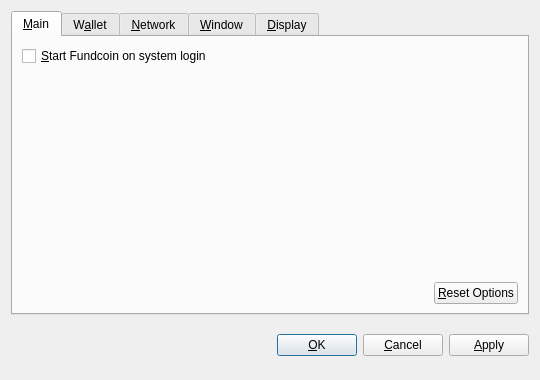
<?xml version="1.0" encoding="UTF-8"?>
<ui version="4.0">
 <class>OptionsDialog</class>
 <widget class="QDialog" name="OptionsDialog">
  <property name="geometry">
   <rect>
    <x>0</x>
    <y>0</y>
    <width>540</width>
    <height>380</height>
   </rect>
  </property>
  <property name="windowTitle">
   <string>Options</string>
  </property>
  <property name="modal">
   <bool>true</bool>
  </property>
  <layout class="QVBoxLayout" name="verticalLayout">
   <item>
    <widget class="QTabWidget" name="tabWidget">
     <property name="tabPosition">
      <enum>QTabWidget::North</enum>
     </property>
     <property name="currentIndex">
      <number>0</number>
     </property>
     <widget class="QWidget" name="tabMain">
      <attribute name="title">
       <string>&amp;Main</string>
      </attribute>
      <layout class="QVBoxLayout" name="verticalLayout_Main">
       <item>
        <widget class="QCheckBox" name="bitcoinAtStartup">
         <property name="toolTip">
          <string>Automatically start Fundcoin after logging in to the system.</string>
         </property>
         <property name="text">
          <string>&amp;Start Fundcoin on system login</string>
         </property>
        </widget>
       </item>
       <item>
        <spacer name="verticalSpacer_Main">
         <property name="orientation">
          <enum>Qt::Vertical</enum>
         </property>
         <property name="sizeHint" stdset="0">
          <size>
           <width>20</width>
           <height>40</height>
          </size>
         </property>
        </spacer>
       </item>
       <item>
        <layout class="QHBoxLayout" name="horizontalLayout_2_Main">
         <item>
          <spacer name="horizontalSpacer_2_Main">
           <property name="orientation">
            <enum>Qt::Horizontal</enum>
           </property>
           <property name="sizeHint" stdset="0">
            <size>
             <width>40</width>
             <height>20</height>
            </size>
           </property>
          </spacer>
         </item>
         <item>
          <widget class="QPushButton" name="resetButton">
           <property name="toolTip">
            <string>Reset all client options to default.</string>
           </property>
           <property name="text">
            <string>&amp;Reset Options</string>
           </property>
           <property name="autoDefault">
            <bool>false</bool>
           </property>
          </widget>
         </item>
        </layout>
       </item>
      </layout>
     </widget>
     <widget class="QWidget" name="tabWallet">
      <attribute name="title">
       <string>W&amp;allet</string>
      </attribute>
      <layout class="QVBoxLayout" name="verticalLayout_Network">
       <item>
        <widget class="QLabel" name="transactionFeeInfoLabel">
         <property name="text">
          <string>Optional transaction fee per kB that helps make sure your transactions are processed quickly. Most transactions are 1 kB.</string>
         </property>
         <property name="textFormat">
          <enum>Qt::PlainText</enum>
         </property>
         <property name="wordWrap">
          <bool>true</bool>
         </property>
        </widget>
       </item>
       <item>
        <layout class="QHBoxLayout" name="horizontalLayout_1_Main">
         <item>
          <widget class="QLabel" name="transactionFeeLabel">
           <property name="text">
            <string>Pay transaction &amp;fee</string>
           </property>
           <property name="textFormat">
            <enum>Qt::PlainText</enum>
           </property>
           <property name="buddy">
            <cstring>transactionFee</cstring>
           </property>
          </widget>
         </item>
         <item>
          <widget class="BitcoinAmountField" name="transactionFee"/>
         </item>
         <item>
          <spacer name="horizontalSpacer_1_Main">
           <property name="orientation">
            <enum>Qt::Horizontal</enum>
           </property>
           <property name="sizeHint" stdset="0">
            <size>
             <width>40</width>
             <height>20</height>
            </size>
           </property>
          </spacer>
         </item>
        </layout>
       </item>
       <item>
        <widget class="QLabel" name="label">
         <property name="text">
          <string>If you disable the spending of unconfirmed change, the change from a transaction cannot be used until that transaction has at least one confirmation. This also affects how your balance is computed.</string>
         </property>
         <property name="wordWrap">
          <bool>true</bool>
         </property>
        </widget>
       </item>
       <item>
        <widget class="QCheckBox" name="spendZeroConfChange">
         <property name="text">
          <string>Spend unconfirmed change  (experts only)</string>
         </property>
        </widget>
       </item>
       <item>
        <spacer name="verticalSpacer">
         <property name="orientation">
          <enum>Qt::Vertical</enum>
         </property>
         <property name="sizeHint" stdset="0">
          <size>
           <width>20</width>
           <height>40</height>
          </size>
         </property>
        </spacer>
       </item>
      </layout>
     </widget>
     <widget class="QWidget" name="tabNetwork">
      <attribute name="title">
       <string>&amp;Network</string>
      </attribute>
      <layout class="QVBoxLayout" name="verticalLayout_Network">
       <item>
        <widget class="QCheckBox" name="mapPortUpnp">
         <property name="toolTip">
          <string>Automatically open the Fundcoin client port on the router. This only works when your router supports UPnP and it is enabled.</string>
         </property>
         <property name="text">
          <string>Map port using &amp;UPnP</string>
         </property>
        </widget>
       </item>
       <item>
        <widget class="QCheckBox" name="connectSocks">
         <property name="toolTip">
          <string>Connect to the Fundcoin network through a SOCKS proxy (e.g. when connecting through Tor).</string>
         </property>
         <property name="text">
          <string>&amp;Connect through SOCKS proxy:</string>
         </property>
        </widget>
       </item>
       <item>
        <layout class="QHBoxLayout" name="horizontalLayout_Network">
         <item>
          <widget class="QLabel" name="proxyIpLabel">
           <property name="text">
            <string>Proxy &amp;IP:</string>
           </property>
           <property name="textFormat">
            <enum>Qt::PlainText</enum>
           </property>
           <property name="buddy">
            <cstring>proxyIp</cstring>
           </property>
          </widget>
         </item>
         <item>
          <widget class="QValidatedLineEdit" name="proxyIp">
           <property name="maximumSize">
            <size>
             <width>140</width>
             <height>16777215</height>
            </size>
           </property>
           <property name="toolTip">
            <string>IP address of the proxy (e.g. 127.0.0.1)</string>
           </property>
          </widget>
         </item>
         <item>
          <widget class="QLabel" name="proxyPortLabel">
           <property name="text">
            <string>&amp;Port:</string>
           </property>
           <property name="textFormat">
            <enum>Qt::PlainText</enum>
           </property>
           <property name="buddy">
            <cstring>proxyPort</cstring>
           </property>
          </widget>
         </item>
         <item>
          <widget class="QLineEdit" name="proxyPort">
           <property name="maximumSize">
            <size>
             <width>55</width>
             <height>16777215</height>
            </size>
           </property>
           <property name="toolTip">
            <string>Port of the proxy (e.g. 9050)</string>
           </property>
          </widget>
         </item>
         <item>
          <widget class="QLabel" name="socksVersionLabel">
           <property name="text">
            <string>SOCKS &amp;Version:</string>
           </property>
           <property name="textFormat">
            <enum>Qt::PlainText</enum>
           </property>
           <property name="buddy">
            <cstring>socksVersion</cstring>
           </property>
          </widget>
         </item>
         <item>
          <widget class="QValueComboBox" name="socksVersion">
           <property name="toolTip">
            <string>SOCKS version of the proxy (e.g. 5)</string>
           </property>
          </widget>
         </item>
         <item>
          <spacer name="horizontalSpacer_Network">
           <property name="orientation">
            <enum>Qt::Horizontal</enum>
           </property>
           <property name="sizeHint" stdset="0">
            <size>
             <width>40</width>
             <height>20</height>
            </size>
           </property>
          </spacer>
         </item>
        </layout>
       </item>
       <item>
        <spacer name="verticalSpacer_Network">
         <property name="orientation">
          <enum>Qt::Vertical</enum>
         </property>
         <property name="sizeHint" stdset="0">
          <size>
           <width>20</width>
           <height>40</height>
          </size>
         </property>
        </spacer>
       </item>
      </layout>
     </widget>
     <widget class="QWidget" name="tabWindow">
      <attribute name="title">
       <string>&amp;Window</string>
      </attribute>
      <layout class="QVBoxLayout" name="verticalLayout_Window">
       <item>
        <widget class="QCheckBox" name="minimizeToTray">
         <property name="toolTip">
          <string>Show only a tray icon after minimizing the window.</string>
         </property>
         <property name="text">
          <string>&amp;Minimize to the tray instead of the taskbar</string>
         </property>
        </widget>
       </item>
       <item>
        <widget class="QCheckBox" name="minimizeOnClose">
         <property name="toolTip">
          <string>Minimize instead of exit the application when the window is closed. When this option is enabled, the application will be closed only after selecting Quit in the menu.</string>
         </property>
         <property name="text">
          <string>M&amp;inimize on close</string>
         </property>
        </widget>
       </item>
       <item>
        <spacer name="verticalSpacer_Window">
         <property name="orientation">
          <enum>Qt::Vertical</enum>
         </property>
         <property name="sizeHint" stdset="0">
          <size>
           <width>20</width>
           <height>40</height>
          </size>
         </property>
        </spacer>
       </item>
      </layout>
     </widget>
     <widget class="QWidget" name="tabDisplay">
      <attribute name="title">
       <string>&amp;Display</string>
      </attribute>
      <layout class="QVBoxLayout" name="verticalLayout_Display">
       <item>
        <layout class="QHBoxLayout" name="horizontalLayout_1_Display">
         <item>
          <widget class="QLabel" name="langLabel">
           <property name="text">
            <string>User Interface &amp;language:</string>
           </property>
           <property name="textFormat">
            <enum>Qt::PlainText</enum>
           </property>
           <property name="buddy">
            <cstring>lang</cstring>
           </property>
          </widget>
         </item>
         <item>
          <widget class="QValueComboBox" name="lang">
           <property name="toolTip">
            <string>The user interface language can be set here. This setting will take effect after restarting Fundcoin.</string>
           </property>
          </widget>
         </item>
        </layout>
       </item>
       <item>
        <layout class="QHBoxLayout" name="horizontalLayout_2_Display">
         <item>
          <widget class="QLabel" name="unitLabel">
           <property name="text">
            <string>&amp;Unit to show amounts in:</string>
           </property>
           <property name="textFormat">
            <enum>Qt::PlainText</enum>
           </property>
           <property name="buddy">
            <cstring>unit</cstring>
           </property>
          </widget>
         </item>
         <item>
          <widget class="QValueComboBox" name="unit">
           <property name="toolTip">
            <string>Choose the default subdivision unit to show in the interface and when sending coins.</string>
           </property>
          </widget>
         </item>
        </layout>
       </item>
       <item>
        <widget class="QCheckBox" name="displayAddresses">
         <property name="toolTip">
          <string>Whether to show Fundcoin addresses in the transaction list or not.</string>
         </property>
         <property name="text">
          <string>&amp;Display addresses in transaction list</string>
         </property>
        </widget>
       </item>
       <item>
        <widget class="QCheckBox" name="coinControlFeatures">
         <property name="toolTip">
          <string>Whether to show coin control features or not.</string>
         </property>
         <property name="text">
          <string>Display coin &amp;control features (experts only!)</string>
         </property>
        </widget>
       </item>
       <item>
        <spacer name="verticalSpacer_Display">
         <property name="orientation">
          <enum>Qt::Vertical</enum>
         </property>
         <property name="sizeHint" stdset="0">
          <size>
           <width>20</width>
           <height>40</height>
          </size>
         </property>
        </spacer>
       </item>
      </layout>
     </widget>
    </widget>
   </item>
   <item>
    <layout class="QHBoxLayout" name="horizontalLayout_Buttons">
     <item>
      <spacer name="horizontalSpacer_1">
       <property name="orientation">
        <enum>Qt::Horizontal</enum>
       </property>
       <property name="sizeHint" stdset="0">
        <size>
         <width>40</width>
         <height>48</height>
        </size>
       </property>
      </spacer>
     </item>
     <item>
      <widget class="QLabel" name="statusLabel">
       <property name="font">
        <font>
         <weight>75</weight>
         <bold>true</bold>
        </font>
       </property>
       <property name="text">
        <string/>
       </property>
       <property name="textFormat">
        <enum>Qt::PlainText</enum>
       </property>
       <property name="wordWrap">
        <bool>true</bool>
       </property>
      </widget>
     </item>
     <item>
      <spacer name="horizontalSpacer_2">
       <property name="orientation">
        <enum>Qt::Horizontal</enum>
       </property>
       <property name="sizeHint" stdset="0">
        <size>
         <width>40</width>
         <height>48</height>
        </size>
       </property>
      </spacer>
     </item>
     <item>
      <widget class="QPushButton" name="okButton">
       <property name="text">
        <string>&amp;OK</string>
       </property>
      </widget>
     </item>
     <item>
      <widget class="QPushButton" name="cancelButton">
       <property name="text">
        <string>&amp;Cancel</string>
       </property>
       <property name="autoDefault">
        <bool>false</bool>
       </property>
      </widget>
     </item>
     <item>
      <widget class="QPushButton" name="applyButton">
       <property name="text">
        <string>&amp;Apply</string>
       </property>
       <property name="autoDefault">
        <bool>false</bool>
       </property>
      </widget>
     </item>
    </layout>
   </item>
  </layout>
 </widget>
 <customwidgets>
  <customwidget>
   <class>BitcoinAmountField</class>
   <extends>QSpinBox</extends>
   <header>bitcoinamountfield.h</header>
  </customwidget>
  <customwidget>
   <class>QValueComboBox</class>
   <extends>QComboBox</extends>
   <header>qvaluecombobox.h</header>
  </customwidget>
  <customwidget>
   <class>QValidatedLineEdit</class>
   <extends>QLineEdit</extends>
   <header>qvalidatedlineedit.h</header>
  </customwidget>
 </customwidgets>
 <resources/>
 <connections/>
</ui>
